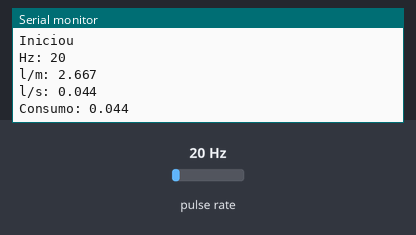
The sketch below on a simulated ESP8266 (NodeMCU). Parts: the last lines printed to the serial monitor. Wiring (inferred from the names in the program): pulse sensor: data D3. Inputs (shaded band) come from the test bench; at power-on: pulse rate 20 Hz.

Above: at 1.7 s.
1.8 s: pulse rate set to 4 Hz
At 3.0 s:
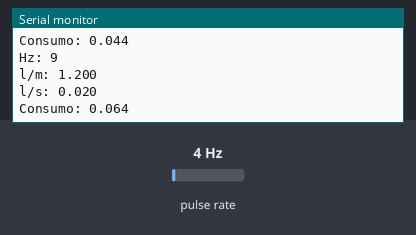
3.3 s: pulse rate set to 50 Hz
At 3.8 s:
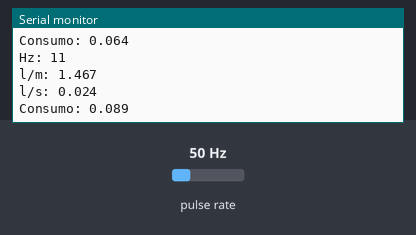
Timing chart, 0 to 6.3 s (numbered marks = the images above; inputs shaded):
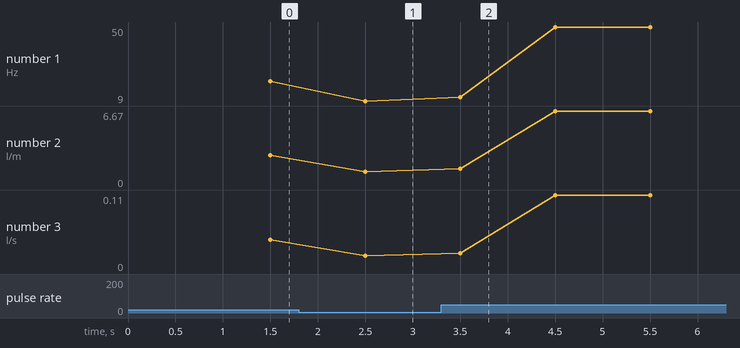

The sketch:

sensorFlow.ino
```cpp
#define FLOWSENSOR D3

// armazena a quant. de pulsos.
volatile int frequencia;
// Calculated litres/hour
float consumo = 0;
float fluxoPorMinuto = 0;
float fluxoPorSegundo = 0;
//conforme datasheet
float calibrationFactor = 7.5;
unsigned long tempoLoop;

void setup() {
  Serial.begin(115200); //--> Initialize serial communications with the PC
  delay(500);
  Serial.println("Iniciou");
  pinMode(FLOWSENSOR, INPUT);
  attachInterrupt(digitalPinToInterrupt(FLOWSENSOR), flow, RISING); // Setup Interrupt
  tempoLoop = millis();
}

void loop(){
   calculaConsumo();
}


// ------------------- //
void calculaConsumo(){
  int tempoAtual = millis() - tempoLoop;
  if (tempoAtual >= 1000) {
      tempoLoop = millis();
      if (frequencia != 0) {
        detachInterrupt(digitalPinToInterrupt(FLOWSENSOR));
        //Pode ser que a rotina nao execute exatamente a cada segundo entao faz a compensação.
        fluxoPorMinuto = ((1000 / tempoAtual) * frequencia) / calibrationFactor;
        fluxoPorSegundo = fluxoPorMinuto / 60;
        consumo += fluxoPorSegundo;
        Serial.print("Hz: ");
        Serial.println(frequencia);
        Serial.print("l/m: ");
        Serial.println(fluxoPorMinuto,3);
        Serial.print("l/s: ");
        Serial.println(fluxoPorSegundo,3);
        Serial.print("Consumo: ");
        Serial.println(consumo, 3);
        frequencia = 0;
        attachInterrupt(digitalPinToInterrupt(FLOWSENSOR), flow, RISING);
      }
  }
}


ICACHE_RAM_ATTR void flow()
{
   frequencia++;
}
```

Measured:
- after the input at 1.8 s, the serial monitor: prints a new line after 0.70 s (image 1)
- after the input at 3.3 s, the serial monitor: prints a new line after 0.20 s (image 2)
- plotted number 1: 20 → 9 after the input at 1.8 s, 9 → 50 after the input at 3.3 s
- plotted number 2: 2.67 → 1.2 after the input at 1.8 s, 1.2 → 6.67 after the input at 3.3 s
- plotted number 3: 0.04 → 0.02 after the input at 1.8 s, 0.02 → 0.11 after the input at 3.3 s
